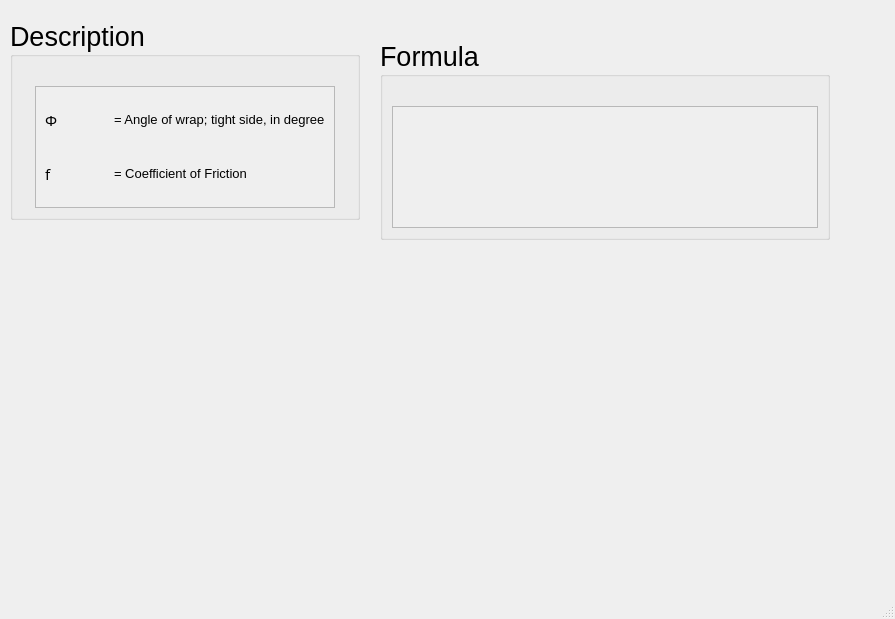
<?xml version="1.0" encoding="UTF-8"?>
<ui version="4.0">
 <class>MainWindow</class>
 <widget class="QMainWindow" name="MainWindow">
  <property name="geometry">
   <rect>
    <x>0</x>
    <y>0</y>
    <width>895</width>
    <height>619</height>
   </rect>
  </property>
  <property name="windowTitle">
   <string>MainWindow</string>
  </property>
  <widget class="QWidget" name="centralwidget">
   <widget class="QGroupBox" name="groupBox_443">
    <property name="geometry">
     <rect>
      <x>10</x>
      <y>20</y>
      <width>350</width>
      <height>200</height>
     </rect>
    </property>
    <property name="sizePolicy">
     <sizepolicy hsizetype="Minimum" vsizetype="Minimum">
      <horstretch>0</horstretch>
      <verstretch>0</verstretch>
     </sizepolicy>
    </property>
    <property name="minimumSize">
     <size>
      <width>350</width>
      <height>0</height>
     </size>
    </property>
    <property name="maximumSize">
     <size>
      <width>350</width>
      <height>241</height>
     </size>
    </property>
    <property name="font">
     <font>
      <family>Segoe UI</family>
      <pointsize>20</pointsize>
      <weight>50</weight>
      <italic>false</italic>
      <bold>false</bold>
     </font>
    </property>
    <property name="title">
     <string>Description</string>
    </property>
    <layout class="QGridLayout" name="gridLayout_902">
     <item row="1" column="0">
      <widget class="QScrollArea" name="scrollArea_265">
       <property name="sizePolicy">
        <sizepolicy hsizetype="Minimum" vsizetype="Minimum">
         <horstretch>0</horstretch>
         <verstretch>0</verstretch>
        </sizepolicy>
       </property>
       <property name="maximumSize">
        <size>
         <width>300</width>
         <height>361</height>
        </size>
       </property>
       <property name="font">
        <font>
         <family>Segoe UI</family>
         <pointsize>15</pointsize>
         <weight>50</weight>
         <italic>false</italic>
         <bold>false</bold>
        </font>
       </property>
       <property name="verticalScrollBarPolicy">
        <enum>Qt::ScrollBarAsNeeded</enum>
       </property>
       <property name="horizontalScrollBarPolicy">
        <enum>Qt::ScrollBarAsNeeded</enum>
       </property>
       <property name="widgetResizable">
        <bool>true</bool>
       </property>
       <widget class="QWidget" name="scrollAreaWidgetContents_265">
        <property name="geometry">
         <rect>
          <x>0</x>
          <y>0</y>
          <width>298</width>
          <height>108</height>
         </rect>
        </property>
        <layout class="QGridLayout" name="gridLayout_903">
         <item row="0" column="0">
          <layout class="QGridLayout" name="gridLayout_904">
           <item row="0" column="0">
            <widget class="QLabel" name="label_589">
             <property name="font">
              <font>
               <family>Segoe UI Variable Small Semibol</family>
               <pointsize>11</pointsize>
               <weight>50</weight>
               <italic>false</italic>
               <bold>false</bold>
              </font>
             </property>
             <property name="text">
              <string>&lt;html&gt;&lt;head/&gt;&lt;body&gt;&lt;p&gt;Φ&lt;/p&gt;&lt;/body&gt;&lt;/html&gt;</string>
             </property>
            </widget>
           </item>
           <item row="0" column="1">
            <widget class="QLabel" name="htext_1634">
             <property name="font">
              <font>
               <family>MS Shell Dlg 2</family>
               <pointsize>10</pointsize>
               <weight>50</weight>
               <italic>false</italic>
               <bold>false</bold>
              </font>
             </property>
             <property name="text">
              <string>&lt;html&gt;&lt;head/&gt;&lt;body&gt;&lt;p&gt;= Angle of wrap; tight side, in degree&lt;/p&gt;&lt;/body&gt;&lt;/html&gt;</string>
             </property>
            </widget>
           </item>
           <item row="1" column="0">
            <widget class="QLabel" name="label_590">
             <property name="font">
              <font>
               <family>Segoe UI Variable Small Semibol</family>
               <pointsize>11</pointsize>
               <weight>50</weight>
               <italic>false</italic>
               <bold>false</bold>
              </font>
             </property>
             <property name="text">
              <string>&lt;html&gt;&lt;head/&gt;&lt;body&gt;&lt;p&gt;f&lt;/p&gt;&lt;/body&gt;&lt;/html&gt;</string>
             </property>
            </widget>
           </item>
           <item row="1" column="1">
            <widget class="QLabel" name="htext_1635">
             <property name="font">
              <font>
               <family>MS Shell Dlg 2</family>
               <pointsize>10</pointsize>
               <weight>50</weight>
               <italic>false</italic>
               <bold>false</bold>
              </font>
             </property>
             <property name="text">
              <string>&lt;html&gt;&lt;head/&gt;&lt;body&gt;&lt;p&gt;&lt;span style=&quot; font-size:10pt;&quot;&gt;= &lt;/span&gt;Coefficient of Friction&lt;/p&gt;&lt;/body&gt;&lt;/html&gt;</string>
             </property>
            </widget>
           </item>
          </layout>
         </item>
        </layout>
       </widget>
      </widget>
     </item>
     <item row="0" column="0">
      <spacer name="verticalSpacer_443">
       <property name="orientation">
        <enum>Qt::Vertical</enum>
       </property>
       <property name="sizeType">
        <enum>QSizePolicy::Fixed</enum>
       </property>
       <property name="sizeHint" stdset="0">
        <size>
         <width>20</width>
         <height>20</height>
        </size>
       </property>
      </spacer>
     </item>
    </layout>
   </widget>
   <widget class="QGroupBox" name="groupBox_444">
    <property name="geometry">
     <rect>
      <x>380</x>
      <y>40</y>
      <width>450</width>
      <height>200</height>
     </rect>
    </property>
    <property name="sizePolicy">
     <sizepolicy hsizetype="Minimum" vsizetype="Minimum">
      <horstretch>0</horstretch>
      <verstretch>0</verstretch>
     </sizepolicy>
    </property>
    <property name="minimumSize">
     <size>
      <width>450</width>
      <height>0</height>
     </size>
    </property>
    <property name="maximumSize">
     <size>
      <width>450</width>
      <height>241</height>
     </size>
    </property>
    <property name="font">
     <font>
      <family>Segoe UI</family>
      <pointsize>20</pointsize>
      <weight>50</weight>
      <italic>false</italic>
      <bold>false</bold>
     </font>
    </property>
    <property name="title">
     <string>Formula</string>
    </property>
    <layout class="QGridLayout" name="gridLayout_905">
     <item row="1" column="0">
      <widget class="QScrollArea" name="scrollArea_266">
       <property name="sizePolicy">
        <sizepolicy hsizetype="Minimum" vsizetype="Minimum">
         <horstretch>0</horstretch>
         <verstretch>0</verstretch>
        </sizepolicy>
       </property>
       <property name="font">
        <font>
         <family>Segoe UI</family>
         <pointsize>15</pointsize>
         <weight>50</weight>
         <italic>false</italic>
         <bold>false</bold>
        </font>
       </property>
       <property name="verticalScrollBarPolicy">
        <enum>Qt::ScrollBarAsNeeded</enum>
       </property>
       <property name="widgetResizable">
        <bool>true</bool>
       </property>
       <widget class="QWidget" name="scrollAreaWidgetContents_266">
        <property name="geometry">
         <rect>
          <x>0</x>
          <y>0</y>
          <width>424</width>
          <height>108</height>
         </rect>
        </property>
        <layout class="QGridLayout" name="gridLayout_906">
         <item row="0" column="0">
          <widget class="QLabel" name="htext_1636">
           <property name="font">
            <font>
             <family>MS Shell Dlg 2</family>
             <pointsize>11</pointsize>
             <weight>50</weight>
             <italic>false</italic>
             <bold>false</bold>
            </font>
           </property>
           <property name="text">
            <string>&lt;html&gt;&lt;head/&gt;&lt;body&gt;&lt;p&gt;&lt;img src=&quot;:/desc/images/exp(f.phi).png&quot;/&gt;&lt;/p&gt;&lt;/body&gt;&lt;/html&gt;</string>
           </property>
           <property name="scaledContents">
            <bool>true</bool>
           </property>
          </widget>
         </item>
        </layout>
       </widget>
      </widget>
     </item>
     <item row="0" column="0">
      <spacer name="verticalSpacer_444">
       <property name="orientation">
        <enum>Qt::Vertical</enum>
       </property>
       <property name="sizeType">
        <enum>QSizePolicy::Fixed</enum>
       </property>
       <property name="sizeHint" stdset="0">
        <size>
         <width>20</width>
         <height>20</height>
        </size>
       </property>
      </spacer>
     </item>
    </layout>
   </widget>
  </widget>
  <widget class="QMenuBar" name="menubar">
   <property name="geometry">
    <rect>
     <x>0</x>
     <y>0</y>
     <width>895</width>
     <height>24</height>
    </rect>
   </property>
  </widget>
  <widget class="QStatusBar" name="statusbar"/>
 </widget>
 <resources/>
 <connections/>
</ui>
